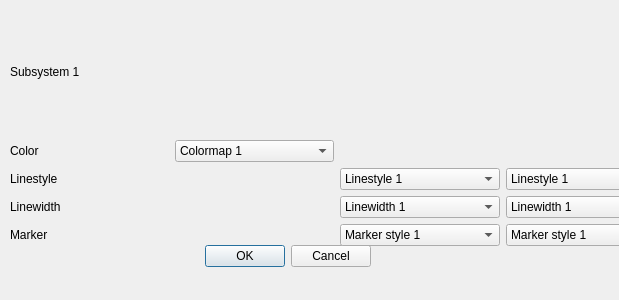
<?xml version="1.0" encoding="UTF-8"?>
<ui version="4.0">
 <class>Dialog</class>
 <widget class="QDialog" name="Dialog">
  <property name="geometry">
   <rect>
    <x>0</x>
    <y>0</y>
    <width>619</width>
    <height>300</height>
   </rect>
  </property>
  <property name="windowTitle">
   <string>Dialog</string>
  </property>
  <widget class="QDialogButtonBox" name="buttonBox">
   <property name="geometry">
    <rect>
     <x>30</x>
     <y>240</y>
     <width>341</width>
     <height>32</height>
    </rect>
   </property>
   <property name="orientation">
    <enum>Qt::Horizontal</enum>
   </property>
   <property name="standardButtons">
    <set>QDialogButtonBox::Cancel|QDialogButtonBox::Ok</set>
   </property>
  </widget>
  <widget class="QWidget" name="verticalLayoutWidget">
   <property name="geometry">
    <rect>
     <x>10</x>
     <y>9</y>
     <width>820</width>
     <height>237</height>
    </rect>
   </property>
   <layout class="QVBoxLayout" name="verticalLayout">
    <item>
     <layout class="QGridLayout" name="gridLayout">
      <item row="2" column="0">
       <widget class="QLabel" name="label_4">
        <property name="text">
         <string>Linestyle</string>
        </property>
       </widget>
      </item>
      <item row="1" column="0">
       <widget class="QLabel" name="label_3">
        <property name="text">
         <string>Color</string>
        </property>
       </widget>
      </item>
      <item row="2" column="3">
       <widget class="QComboBox" name="comboBox_6">
        <item>
         <property name="text">
          <string>Linestyle 1</string>
         </property>
        </item>
       </widget>
      </item>
      <item row="1" column="3">
       <widget class="QWidget" name="widget_6" native="true"/>
      </item>
      <item row="4" column="0">
       <widget class="QLabel" name="label_5">
        <property name="text">
         <string>Marker</string>
        </property>
       </widget>
      </item>
      <item row="3" column="0">
       <widget class="QLabel" name="label_6">
        <property name="text">
         <string>Linewidth</string>
        </property>
       </widget>
      </item>
      <item row="4" column="4">
       <widget class="QComboBox" name="comboBox_11">
        <item>
         <property name="text">
          <string>Marker style 1</string>
         </property>
        </item>
       </widget>
      </item>
      <item row="4" column="2">
       <widget class="QComboBox" name="comboBox_13">
        <item>
         <property name="text">
          <string>Marker style 1</string>
         </property>
        </item>
       </widget>
      </item>
      <item row="4" column="3">
       <widget class="QComboBox" name="comboBox_12">
        <item>
         <property name="text">
          <string>Marker style 1</string>
         </property>
        </item>
       </widget>
      </item>
      <item row="0" column="0">
       <widget class="QLabel" name="label">
        <property name="text">
         <string>Subsystem 1</string>
        </property>
       </widget>
      </item>
      <item row="2" column="4">
       <widget class="QComboBox" name="comboBox_5">
        <item>
         <property name="text">
          <string>Linestyle 1</string>
         </property>
        </item>
       </widget>
      </item>
      <item row="3" column="2">
       <widget class="QComboBox" name="comboBox_19">
        <item>
         <property name="text">
          <string>Linewidth 1</string>
         </property>
        </item>
       </widget>
      </item>
      <item row="3" column="3">
       <widget class="QComboBox" name="comboBox_18">
        <item>
         <property name="text">
          <string>Linewidth 1</string>
         </property>
        </item>
       </widget>
      </item>
      <item row="3" column="4">
       <widget class="QComboBox" name="comboBox_17">
        <item>
         <property name="text">
          <string>Linewidth 1</string>
         </property>
        </item>
       </widget>
      </item>
      <item row="1" column="4">
       <widget class="QWidget" name="widget_5" native="true"/>
      </item>
      <item row="2" column="2">
       <widget class="QComboBox" name="comboBox_7">
        <item>
         <property name="text">
          <string>Linestyle 1</string>
         </property>
        </item>
       </widget>
      </item>
      <item row="1" column="1">
       <widget class="QComboBox" name="comboBox">
        <item>
         <property name="text">
          <string>Colormap 1</string>
         </property>
        </item>
       </widget>
      </item>
     </layout>
    </item>
   </layout>
  </widget>
 </widget>
 <resources/>
 <connections>
  <connection>
   <sender>buttonBox</sender>
   <signal>accepted()</signal>
   <receiver>Dialog</receiver>
   <slot>accept()</slot>
   <hints>
    <hint type="sourcelabel">
     <x>248</x>
     <y>254</y>
    </hint>
    <hint type="destinationlabel">
     <x>157</x>
     <y>274</y>
    </hint>
   </hints>
  </connection>
  <connection>
   <sender>buttonBox</sender>
   <signal>rejected()</signal>
   <receiver>Dialog</receiver>
   <slot>reject()</slot>
   <hints>
    <hint type="sourcelabel">
     <x>316</x>
     <y>260</y>
    </hint>
    <hint type="destinationlabel">
     <x>286</x>
     <y>274</y>
    </hint>
   </hints>
  </connection>
 </connections>
</ui>
